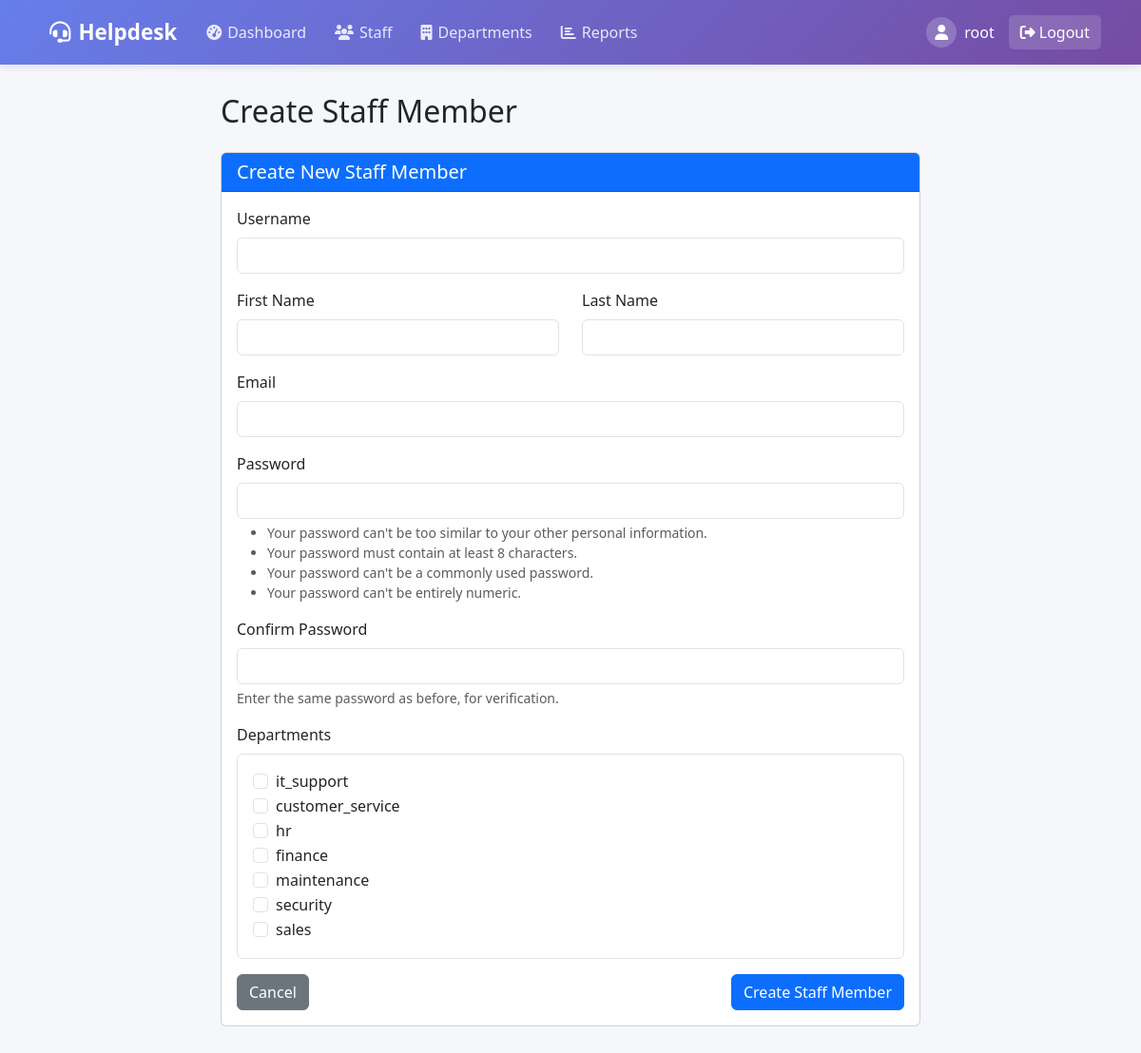
The page /staff/create-alt/ (signed in) on the database its author committed.
### tickets/models.py (models this page shows)
class Department(models.Model):
    name = models.CharField(max_length=100, unique=True)
    description = models.TextField(blank=True)
    staff = models.ManyToManyField(User, related_name='departments', limit_choices_to={'is_staff': True})
    created_at = models.DateTimeField(auto_now_add=True)
    def __str__(self):
        return self.name

### tickets/views.py (the view)
# urls.py: path('staff/create-alt/', views.staff_create_alt, name='staff_create_alt'),
@login_required
@superuser_required
def staff_create_alt(request):
    try:
        if request.method == 'POST':
            username = request.POST.get('username')
            first_name = request.POST.get('first_name')
            last_name = request.POST.get('last_name')
            email = request.POST.get('email')
            password1 = request.POST.get('password1')
            password2 = request.POST.get('password2')
            department_ids = request.POST.getlist('departments')
            errors = {}
            if not username:
                errors['username'] = ['Username is required.']
            elif User.objects.filter(username=username).exists():
                errors['username'] = ['A user with that username already exists.']
            if not password1:
                errors['password1'] = ['Password is required.']
            if not password2:
                errors['password2'] = ['Password confirmation is required.']
            if password1 and password2 and password1 != password2:
                errors['password2'] = ['The two password fields didn\'t match.']
            if not department_ids:
                errors['departments'] = ['At least one department must be selected.']
            if errors:
                context = {
                    'title': 'Create Staff Member',
                    'errors': errors,
                    'username': username,
                    'first_name': first_name,
                    'last_name': last_name,
                    'email': email,
                    'departments': Department.objects.all(),
                    'selected_departments': department_ids,
                }
                return render(request, 'tickets/staff/staff_form_create_alt.html', context)
            user = User.objects.create_user(
                username=username,
                email=email,
                password=password1,
                first_name=first_name,
                last_name=last_name
            )
            user.is_staff = True
            user.save()
            if department_ids:
                departments = Department.objects.filter(id__in=department_ids)
                user.departments.set(departments)
            messages.success(request, "Staff member created successfully!")
            return redirect('staff_list')
        else:
            context = {
                'title': 'Create Staff Member',
                'departments': Department.objects.all(),
            }
            return render(request, 'tickets/staff/staff_form_create_alt.html', context)
    except Exception as e:
        messages.error(request, f"Error creating staff: {str(e)}")
        return redirect('staff_list')

### tickets/views.py (called while the page is built)
def superuser_required(function):
    actual_decorator = user_passes_test(lambda u: u.is_superuser)
    return actual_decorator(function)

### tickets/templates/tickets/staff/staff_form_create_alt.html (shortened to what this page needs)
{% extends 'base.html' %}
{% block content %}
<div class="row mb-4">
    <div class="col-md-8 offset-md-2">
        <h2 class="mb-4">{{ title }}</h2>
        <div class="card">
            <div class="card-header bg-primary text-white">
                <h5 class="card-title mb-0">
                    Create New Staff Member
                </h5>
            </div>
            <div class="card-body">
                <form method="post" novalidate>
                    <div class="mb-3">
                        <label for="username" class="form-label">Username</label>
                        <input type="text" id="username" name="username" class="form-control {% if errors.username %}is-invalid{% endif %}" value="{{ username|default:'' }}" required>
                    </div>
                    <div class="row">
                        <div class="col-md-6">
                            <div class="mb-3">
                                <label for="first_name" class="form-label">First Name</label>
                                <input type="text" id="first_name" name="first_name" class="form-control" value="{{ first_name|default:'' }}">
                            </div>
                        </div>
                        <div class="col-md-6">
                            <div class="mb-3">
                                <label for="last_name" class="form-label">Last Name</label>
                                <input type="text" id="last_name" name="last_name" class="form-control" value="{{ last_name|default:'' }}">
                            </div>
                        </div>
                    </div>
                    <div class="mb-3">
                        <label for="email" class="form-label">Email</label>
                        <input type="email" id="email" name="email" class="form-control" value="{{ email|default:'' }}">
                    </div>
                    <div class="mb-3">
                        <label for="password1" class="form-label">Password</label>
                        <input type="password" id="password1" name="password1" class="form-control {% if errors.password1 %}is-invalid{% endif %}" required>
                        <div class="form-text">
                            <ul>
                                <li>Your password can't be too similar to your other personal information.</li>
                                <li>Your password must contain at least 8 characters.</li>
                                <li>Your password can't be a commonly used password.</li>
                                <li>Your password can't be entirely numeric.</li>
                            </ul>
                        </div>
                    </div>
                    <div class="mb-3">
                        <label for="password2" class="form-label">Confirm Password</label>
                        <input type="password" id="password2" name="password2" class="form-control {% if errors.password2 %}is-invalid{% endif %}" required>
                        <div class="form-text">Enter the same password as before, for verification.</div>
                    </div>
                    <div class="mb-3">
                        <label class="form-label">Departments</label>
                        <div class="border p-3 rounded {% if errors.departments %}border-danger{% endif %}">
                            {% for department in departments %}
                            <div class="form-check">
                                <input type="checkbox" id="department_{{ department.id }}" name="departments" value="{{ department.id }}" class="form-check-input"
                                {% if selected_departments and department.id|stringformat:"i" in selected_departments %}checked{% endif %}>
                                <label class="form-check-label" for="department_{{ department.id }}">
                                    {{ department }}
                                </label>
                            </div>
                            {% endfor %}
                        </div>
                    </div>
                    <div class="d-flex justify-content-between">
                        <a href="{% url 'staff_list' %}" class="btn btn-secondary">Cancel</a>
                        <button type="submit" class="btn btn-primary">
                            Create Staff Member
                        </button>
                    </div>
                </form>
            </div>
        </div>
    </div>
</div>
{% endblock %}

### templates/base.html (shortened to what this page needs)
<!DOCTYPE html>
<html lang="en">
<head>
    <link href="https://cdn.jsdelivr.net/npm/bootstrap@5.3.0/dist/css/bootstrap.min.css" rel="stylesheet">
    <link rel="stylesheet" href="https://cdnjs.cloudflare.com/ajax/libs/font-awesome/6.4.0/css/all.min.css">
</head>
<body>
    <nav class="navbar navbar-expand-lg navbar-dark">
        <div class="container">
            <a class="navbar-brand" href="{% url 'dashboard' %}">
                <i class="fas fa-headset me-2"></i>Helpdesk
            </a>
            <div class="collapse navbar-collapse" id="navbarNav">
                <ul class="navbar-nav me-auto">
                    {% if user.is_staff %}
                    <li class="nav-item">
                        <a class="nav-link" href="{% url 'dashboard' %}">
                            <i class="fas fa-tachometer-alt nav-icon"></i>Dashboard
                        </a>
                    </li>
                    {% if user.is_superuser %}
                    <li class="nav-item">
                        <a class="nav-link" href="{% url 'staff_list' %}">
                            <i class="fas fa-users nav-icon"></i>Staff
                        </a>
                    </li>
                    <li class="nav-item">
                        <a class="nav-link" href="{% url 'department_list' %}">
                            <i class="fas fa-building nav-icon"></i>Departments
                        </a>
                    </li>
                    <li class="nav-item">
                        <a class="nav-link" href="{% url 'ticket_report' %}">
                            <i class="fas fa-chart-bar nav-icon"></i>Reports
                        </a>
                    </li>
                    {% endif %}
                    {% endif %}
                </ul>
                <ul class="navbar-nav">
                    {% if user.is_authenticated %}
                    <li class="nav-item user-welcome">
                        <div class="user-avatar">
                            <i class="fas fa-user"></i>
                        </div>
                        <span>{{ user.username }}</span>
                    </li>
                    <li class="nav-item">
                        <form method="post" action="{% url 'accounts:logout' %}" class="d-inline">
                            <button type="submit" class="logout-btn">
                                <i class="fas fa-sign-out-alt me-1"></i>Logout
                            </button>
                        </form>
                    </li>
                    {% else %}
                    <li class="nav-item">
                        <a class="nav-link" href="{% url 'accounts:login' %}">
                            <i class="fas fa-sign-in-alt me-1"></i>Login
                        </a>
                    </li>
                    {% endif %}
                </ul>
            </div>
        </div>
    </nav>
    <div class="container">
        <div class="content">
            {% block content %}
            {% endblock %}
        </div>
    </div>
</body>
</html>

### templates/base.html (style rules this page uses)
:root { --primary-color: #667eea; --primary-dark: #5a6fd9; --secondary-color: #764ba2; --secondary-dark: #6a429c; --light-bg: #f5f7fa; --card-shadow: 0 4px 15px rgba(0, 0, 0, 0.1); }
body { background-color: var(--light-bg); font-family: 'Segoe UI', Tahoma, Geneva, Verdana, sans-serif; min-height: 100vh; padding-bottom: 40px; }
.navbar { background: linear-gradient(135deg, var(--primary-color) 0%, var(--secondary-color) 100%); box-shadow: 0 2px 10px rgba(0, 0, 0, 0.1); padding: 12px 0; margin-bottom: 30px; }
.navbar-brand { font-weight: 600; font-size: 1.4rem; padding-left: 10px; }
.navbar-dark .navbar-nav .nav-link { color: rgba(255, 255, 255, 0.85); font-weight: 500; padding: 8px 15px; border-radius: 5px; transition: all 0.3s; }
.nav-icon { margin-right: 6px; }
.user-welcome { display: flex; align-items: center; color: white; padding: 0 15px; }
.user-avatar { background-color: rgba(255, 255, 255, 0.2); width: 32px; height: 32px; border-radius: 50%; display: flex; align-items: center; justify-content: center; margin-right: 8px; }
.logout-btn { background-color: rgba(255, 255, 255, 0.15); border-radius: 5px; color: white; border: none; padding: 6px 12px; transition: all 0.3s; }

### rows shown on the page
Department: name "it_support"
Department: name "customer_service"
Department: name "hr"
Department: name "finance"
Department: name "maintenance"
Department: name "security"
Department: name "sales"

### other values the page prints
{{ user.username }} "root"
{{ title }} "Create Staff Member"
